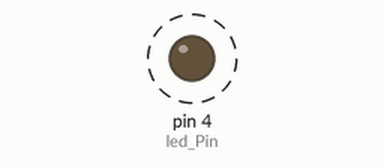
This sketch was run on a simulated Arduino Uno, built with avr-gcc and run on an emulated ATmega328P. On the bench: output pins drawn as LEDs (lit = HIGH). Dashed ring = blinking.

Above: at 40.5 s.
Timing chart, 0 to 40.8 s (numbered marks = the images above):
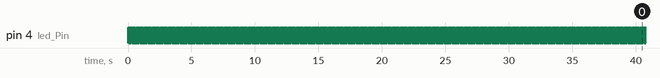

The sketch:

Hello_Led.ino
```cpp
#define led_Pin 4


void setup() {
  pinMode(led_Pin,OUTPUT);

}

void loop() {


  digitalWrite(led_Pin,HIGH);

  delay(45);

  digitalWrite(led_Pin,LOW);

  delay(45);

}
```

Measured:
- by itself, pin 4 (led_Pin): alternates HIGH for 0.05 s and LOW for 0.05 s
